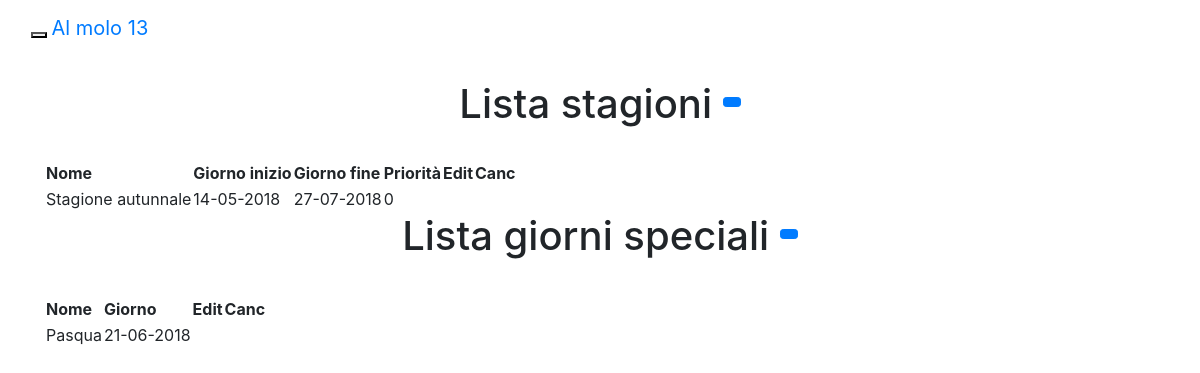
The app's page /elenchi/stagioni_giorniSpeciali.php (signed in) with its own data.
### tables this page shows
CREATE TABLE `stagioni` (
  `id_stagione` int(11) NOT NULL,
  `nome_stagione` varchar(30) NOT NULL,
  `giorno_inizio` varchar(10) NOT NULL,
  `giorno_fine` varchar(10) NOT NULL,
  `priorita` int(11) NOT NULL
);

### elenchi/stagioni_giorniSpeciali.php (the view, shortened to what this page needs)
<?php
if(!isset($_COOKIE["login"])) {
    echo '<script> window.location.href= "http://prenotazioni.ristorante-almolo13.com/index.php";</script>';
    exit();
}
else {
    include '../menu.php';
    ?>
    <html>
    <head>
        <link rel="stylesheet"
              href="https://cdnjs.cloudflare.com/ajax/libs/jquery-confirm/3.3.0/jquery-confirm.min.css">
    </head>
    <body id="body">
    <div class="container">
        <div class="row">
            <div class="col-md-12" id="wrapper">
                <br>
                <h1 class="text-center">Lista stagioni <a href="../forms/AggiuntaNuovaStagione.php"
                                                          class="btn btn-primary btn-sm"></a></h1>
                <br>
                <table id="table">
                    <thead>
                    <tr>
                        <th>Nome</th>
                        <th>Giorno inizio</th>
                        <th>Giorno fine</th>
                        <th>Priorità</th>
                        <th>Edit</th>
                        <th>Canc</th>
                    </tr>
                    </thead>
                    <tbody>
                    <?php
                    $query = "SELECT * FROM stagioni WHERE giorno_inizio <> giorno_fine ORDER BY priorita DESC";
                    $result = $connessione->query($query);
                    $numrows = $result->num_rows;
                    if ($numrows) {
                        while ($row = $result->fetch_assoc()) {
                            ?>
                            <tr>
                                <?php
                                echo "<td>" . $row['nome_stagione'] . "</td>";
                                if (strcmp(substr($row['giorno_inizio'], 0, 1), "x") == 0)
                                    $i = date("Y") . substr($row['giorno_inizio'], 1);
                                else
                                    $i = $row['giorno_inizio'];
                                $inizio = new DateTime($i);
                                echo "<td>" . $inizio->format('d-m-Y') . "</td>";
                                if (strcmp(substr($row['giorno_fine'], 0, 1), "x") == 0)
                                    $f = date("Y") . substr($row['giorno_fine'], 1);
                                else
                                    $f = $row['giorno_fine'];
                                $fine = new DateTime($f);
                                echo "<td>" . $fine->format('d-m-Y') . "</td>";
                                echo "<td>" . $row['priorita'] . "</td>";
                                ?>
                                <td>
                                </td>
                                <td>
                                </td>
                            </tr>
                            <?php
                        }
                    } else
                        $nascondi1 = true;
                    ?>
                    </tbody>
                </table>
                <h1 class="card-title text-center">Lista giorni speciali <a href="../forms/AggiuntaGiornoSpeciale.php"
                                                                            class="btn btn-primary btn-sm"></a></h1>
                <br>
                <table id="table1">
                    <thead>
                    <tr>
                        <th>Nome</th>
                        <th>Giorno</th>
                        <th>Edit</th>
                        <th>Canc</th>
                    </tr>
                    </thead>
                    <tbody>
                    <?php
                    $query = "SELECT * FROM stagioni WHERE giorno_inizio = giorno_fine ORDER BY priorita DESC";
                    $result = $connessione->query($query);
                    $numrows = $result->num_rows;
                    if ($numrows) {
                        while ($row = $result->fetch_assoc()) {
                            ?>
                            <tr>
                                <?php
                                echo "<td>" . $row['nome_stagione'] . "</td>";
                                if (strcmp(substr($row['giorno_inizio'], 0, 1), "x") == 0)
                                    $i = date("Y") . substr($row['giorno_inizio'], 1);
                                else
                                    $i = $row['giorno_inizio'];
                                $inizio = new DateTime($i);
                                echo "<td>" . $inizio->format('d-m-Y') . "</td>";
                                ?>
                                <td>
                                </td>
                                <td>
                                </td>
                            </tr>
                            <?php
                        }
                    } else
                        $nascondi2 = true;
                    ?>
                    </tbody>
                </table>
            </div>
        </div>
    </div>
    </body>
    </html>
    <?php
}
?>

### menu.php (shortened to what this page needs)
<!DOCTYPE html>
	<html lang="en">
	<head>
		<link rel="stylesheet" href="http://prenotazioni.ristorante-almolo13.com/vendor\bootstrap\css\bootstrap.min.css">
		<link href="http://prenotazioni.ristorante-almolo13.com/style/calendar.css" type="text/css" rel="stylesheet" />
		<link href="http://prenotazioni.ristorante-almolo13.com/css\stiliLogin.css" rel="stylesheet">
        <link rel="stylesheet" type="text/css" href="http://prenotazioni.ristorante-almolo13.com/vendor/dataTable/css/jquery.dataTables.min.css">
        <link rel="stylesheet" type="text/css" href="http://prenotazioni.ristorante-almolo13.com/css/datatable.css"/>
        <link rel="stylesheet" type="text/css" href="http://prenotazioni.ristorante-almolo13.com/vendor/confirm/css/jquery-confirm.min.css">
	</head>
	<body>
		<nav class="navbar navbar-inverse" style="border-radius: 0px; margin-bottom: 0px !important;">
			<div class="container-fluid">
				<div class="navbar-header">
					<button type="button" class="navbar-toggle" data-toggle="collapse" data-target="#myNavbar">
					</button>
					<a class="navbar-brand" href="http://prenotazioni.ristorante-almolo13.com/index.php">Al molo 13</a>
				</div>
			</div>
		</nav>

### menu.php (style rules this page uses)
.btn { margin-bottom: 10px; }

### records on screen
stagioni: nome_stagione "Stagione autunnale", giorno_inizio "14-05-2018", giorno_fine "27-07-2018", priorita "0"
stagioni: nome_stagione "Pasqua", giorno_inizio "21-06-2018"
